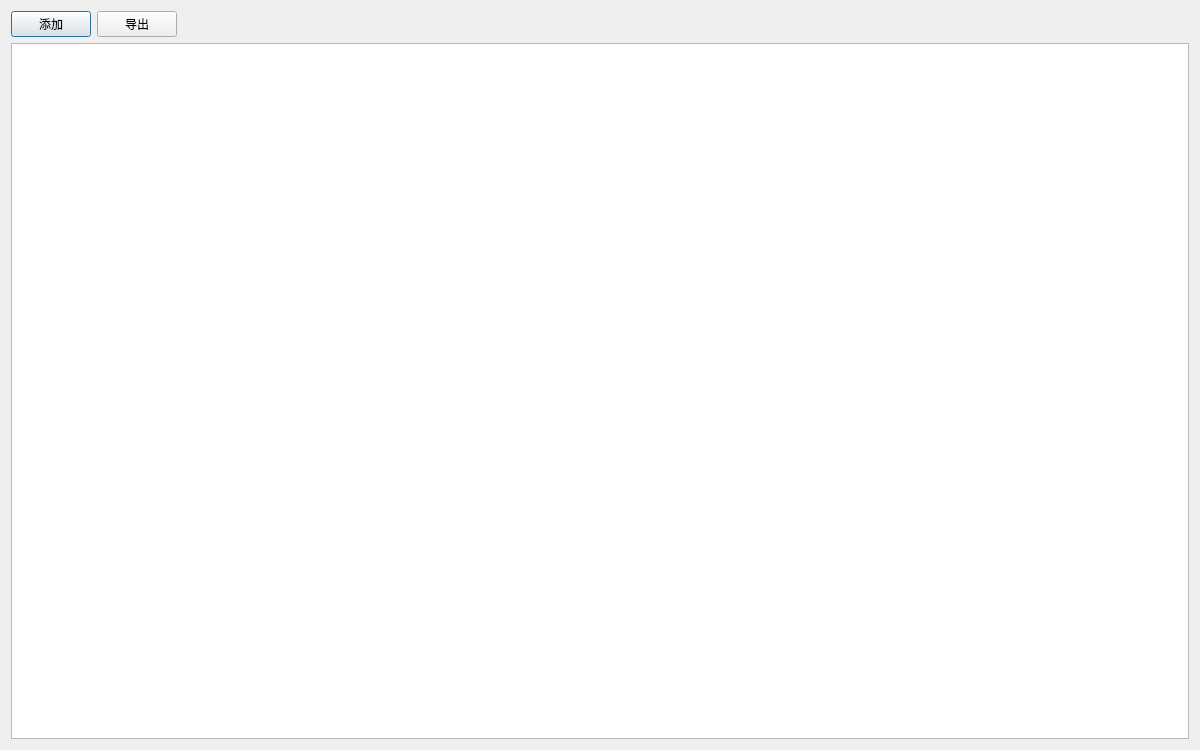
<?xml version="1.0" encoding="UTF-8"?>
<ui version="4.0">
 <class>Frm_PG_AssessmentReport</class>
 <widget class="QDialog" name="Frm_PG_AssessmentReport">
  <property name="geometry">
   <rect>
    <x>0</x>
    <y>0</y>
    <width>1200</width>
    <height>750</height>
   </rect>
  </property>
  <property name="windowTitle">
   <string>毁伤评估报告管理</string>
  </property>
  <layout class="QVBoxLayout" name="verticalLayout">
   <item>
    <layout class="QHBoxLayout" name="horizontalLayout_buttons">
     <item>
      <widget class="QPushButton" name="btn_add">
       <property name="text">
        <string>添加</string>
       </property>
      </widget>
     </item>
     <item>
      <widget class="QPushButton" name="btn_export">
       <property name="text">
        <string>导出</string>
       </property>
      </widget>
     </item>
     <item>
      <spacer name="horizontalSpacer_2">
       <property name="orientation">
        <enum>Qt::Horizontal</enum>
       </property>
       <property name="sizeHint" stdset="0">
        <size>
         <width>40</width>
         <height>20</height>
        </size>
       </property>
      </spacer>
     </item>
    </layout>
   </item>
   <item>
    <widget class="QTableView" name="tb_assessment_report">
     <property name="selectionMode">
      <enum>QAbstractItemView::SingleSelection</enum>
     </property>
     <property name="selectionBehavior">
      <enum>QAbstractItemView::SelectRows</enum>
     </property>
    </widget>
   </item>
  </layout>
 </widget>
 <resources/>
 <connections/>
</ui>
